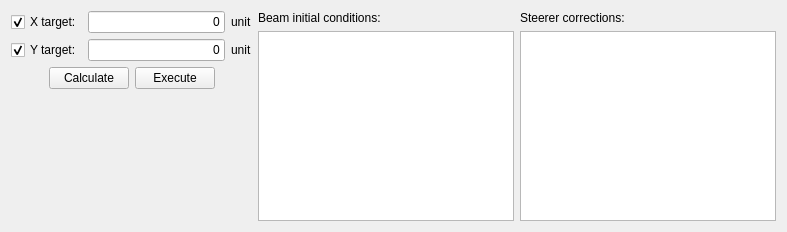
<?xml version="1.0" encoding="UTF-8"?>
<ui version="4.0">
 <class>OVM_Summary</class>
 <widget class="QWidget" name="OVM_Summary">
  <property name="geometry">
   <rect>
    <x>0</x>
    <y>0</y>
    <width>787</width>
    <height>232</height>
   </rect>
  </property>
  <property name="windowTitle">
   <string>Confirm steerer corrections</string>
  </property>
  <layout class="QHBoxLayout" name="horizontalLayout">
   <item>
    <layout class="QGridLayout" name="gridLayout">
     <item row="0" column="0">
      <widget class="QCheckBox" name="x_target_check">
       <property name="text">
        <string>X target:</string>
       </property>
       <property name="checked">
        <bool>true</bool>
       </property>
      </widget>
     </item>
     <item row="0" column="1">
      <widget class="QLineEdit" name="x_target_value">
       <property name="text">
        <string>0</string>
       </property>
       <property name="alignment">
        <set>Qt::AlignRight|Qt::AlignTrailing|Qt::AlignVCenter</set>
       </property>
      </widget>
     </item>
     <item row="0" column="2">
      <widget class="QLabel" name="x_target_unit">
       <property name="text">
        <string>unit</string>
       </property>
      </widget>
     </item>
     <item row="1" column="0">
      <widget class="QCheckBox" name="y_target_check">
       <property name="text">
        <string>Y target:</string>
       </property>
       <property name="checked">
        <bool>true</bool>
       </property>
      </widget>
     </item>
     <item row="1" column="1">
      <widget class="QLineEdit" name="y_target_value">
       <property name="text">
        <string>0</string>
       </property>
       <property name="alignment">
        <set>Qt::AlignRight|Qt::AlignTrailing|Qt::AlignVCenter</set>
       </property>
      </widget>
     </item>
     <item row="1" column="2">
      <widget class="QLabel" name="y_target_unit">
       <property name="text">
        <string>unit</string>
       </property>
      </widget>
     </item>
     <item row="7" column="0" colspan="3">
      <spacer name="verticalSpacer">
       <property name="orientation">
        <enum>Qt::Vertical</enum>
       </property>
       <property name="sizeHint" stdset="0">
        <size>
         <width>20</width>
         <height>40</height>
        </size>
       </property>
      </spacer>
     </item>
     <item row="4" column="0" colspan="3">
      <layout class="QHBoxLayout" name="button_layout">
       <item>
        <spacer name="left_space">
         <property name="orientation">
          <enum>Qt::Horizontal</enum>
         </property>
         <property name="sizeHint" stdset="0">
          <size>
           <width>0</width>
           <height>20</height>
          </size>
         </property>
        </spacer>
       </item>
       <item>
        <widget class="QPushButton" name="update_button">
         <property name="text">
          <string>Calculate</string>
         </property>
        </widget>
       </item>
       <item>
        <widget class="QPushButton" name="execute_button">
         <property name="text">
          <string>Execute</string>
         </property>
        </widget>
       </item>
       <item>
        <spacer name="right_space">
         <property name="orientation">
          <enum>Qt::Horizontal</enum>
         </property>
         <property name="sizeHint" stdset="0">
          <size>
           <width>0</width>
           <height>20</height>
          </size>
         </property>
        </spacer>
       </item>
      </layout>
     </item>
    </layout>
   </item>
   <item>
    <layout class="QVBoxLayout" name="beaminit_layout">
     <item>
      <widget class="QLabel" name="beaminit_label">
       <property name="text">
        <string>Beam initial conditions:</string>
       </property>
      </widget>
     </item>
     <item>
      <widget class="TableView" name="beaminit_table"/>
     </item>
    </layout>
   </item>
   <item>
    <layout class="QVBoxLayout" name="corrections_layout">
     <item>
      <widget class="QLabel" name="corrections_label">
       <property name="text">
        <string>Steerer corrections:</string>
       </property>
      </widget>
     </item>
     <item>
      <widget class="TableView" name="corrections_table"/>
     </item>
    </layout>
   </item>
  </layout>
 </widget>
 <customwidgets>
  <customwidget>
   <class>TableView</class>
   <extends>QTableView</extends>
   <header>madqt/widget/tableview.h</header>
  </customwidget>
 </customwidgets>
 <resources/>
 <connections>
  <connection>
   <sender>x_target_check</sender>
   <signal>toggled(bool)</signal>
   <receiver>x_target_value</receiver>
   <slot>setEnabled(bool)</slot>
   <hints>
    <hint type="sourcelabel">
     <x>59</x>
     <y>25</y>
    </hint>
    <hint type="destinationlabel">
     <x>145</x>
     <y>18</y>
    </hint>
   </hints>
  </connection>
  <connection>
   <sender>y_target_check</sender>
   <signal>toggled(bool)</signal>
   <receiver>y_target_value</receiver>
   <slot>setEnabled(bool)</slot>
   <hints>
    <hint type="sourcelabel">
     <x>77</x>
     <y>54</y>
    </hint>
    <hint type="destinationlabel">
     <x>122</x>
     <y>46</y>
    </hint>
   </hints>
  </connection>
 </connections>
</ui>
